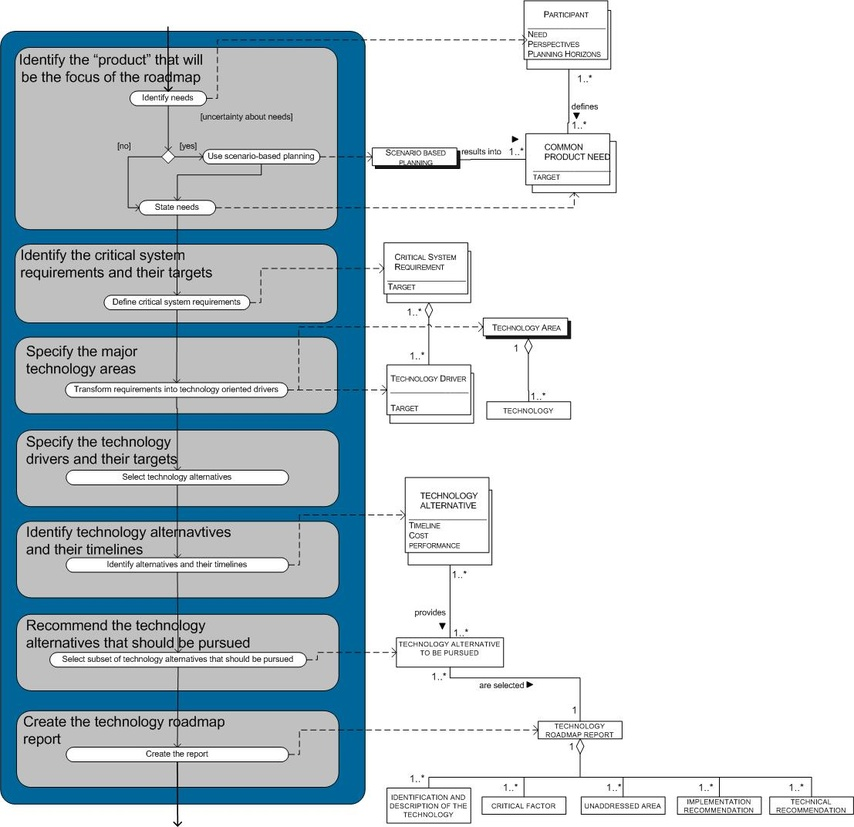
#> input picture inputs/blind_test_set/phase23_process_data_model.jpg, 854 x 827 px, shrunk from 1107 x 1072 before the run
$ python -i text_layers.py   (imports and definitions only)
#> lines starting #> are read from the running program, lines starting #| are printed output that depends on the picture; after the words box and inside, x2 and y2 are one past the last pixel; in counts of white or black regions, pixels touching at a corner belong together
#> further down, picture is the input picture: shape (827, 854, 3); mean B, G, R 218.7, 213.5, 203.4
"""Text and graphics layer separation helpers."""

from __future__ import annotations

from dataclasses import dataclass
from pathlib import Path
from typing import Union

import cv2
import numpy as np

from .image_io import read_image, write_image


ImageInput = Union[Path, np.ndarray]


@dataclass(slots=True)
class TextGraphicLayers:
    """Separated raster layers used by the pipeline."""

    text_mask: np.ndarray
    text_layer: np.ndarray
    graphic_layer: np.ndarray


def separate_text_graphics(image_input: ImageInput) -> TextGraphicLayers:
    """Split an image into text-focused and graphics-focused layers."""

    image = _load_color_image(image_input)
    gray = cv2.cvtColor(image, cv2.COLOR_BGR2GRAY)
    thresholded = cv2.adaptiveThreshold(
        gray,
        255,
        cv2.ADAPTIVE_THRESH_GAUSSIAN_C,
        cv2.THRESH_BINARY_INV,
        31,
        11,
    )
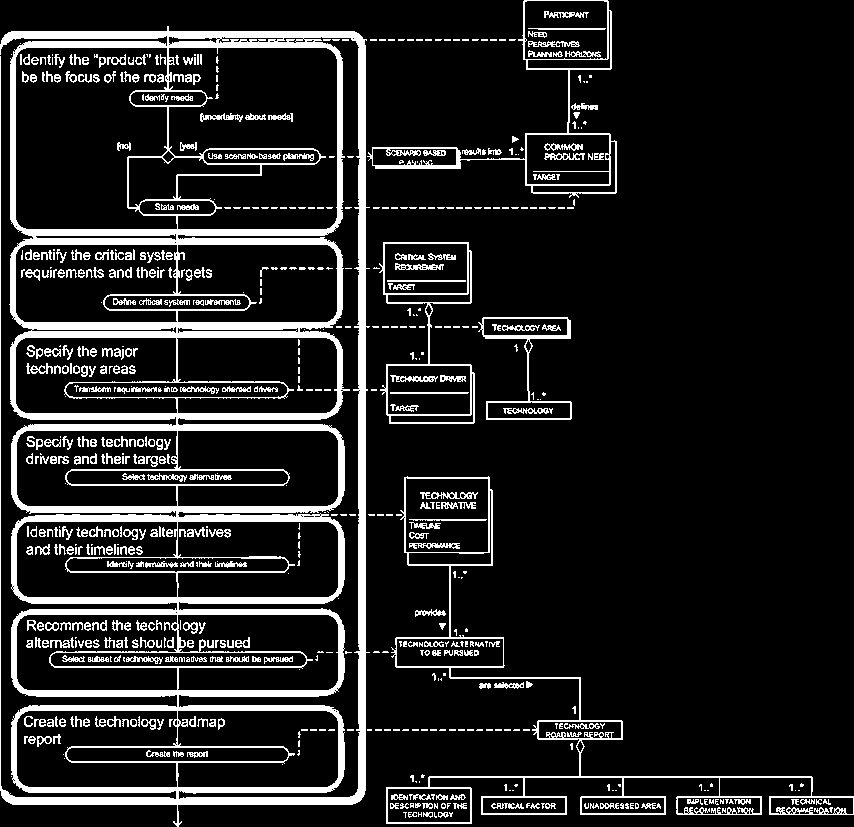
#> thresholded: shape (827, 854); 13.1% white; 686 white regions (325 under 20 px), largest, box (x1, y1, x2, y2) and area: (0, 26, 370, 827) 57858, (386, 476, 854, 824) 5946, (367, 0, 617, 198) 2689
    dilate_kernel = cv2.getStructuringElement(cv2.MORPH_RECT, _text_dilate_kernel(image.shape[1], image.shape[0]))
#> dilate_kernel = [[1, 1, 1], [1, 1, 1], [1, 1, 1]]
    connected = cv2.dilate(thresholded, dilate_kernel, iterations=1)
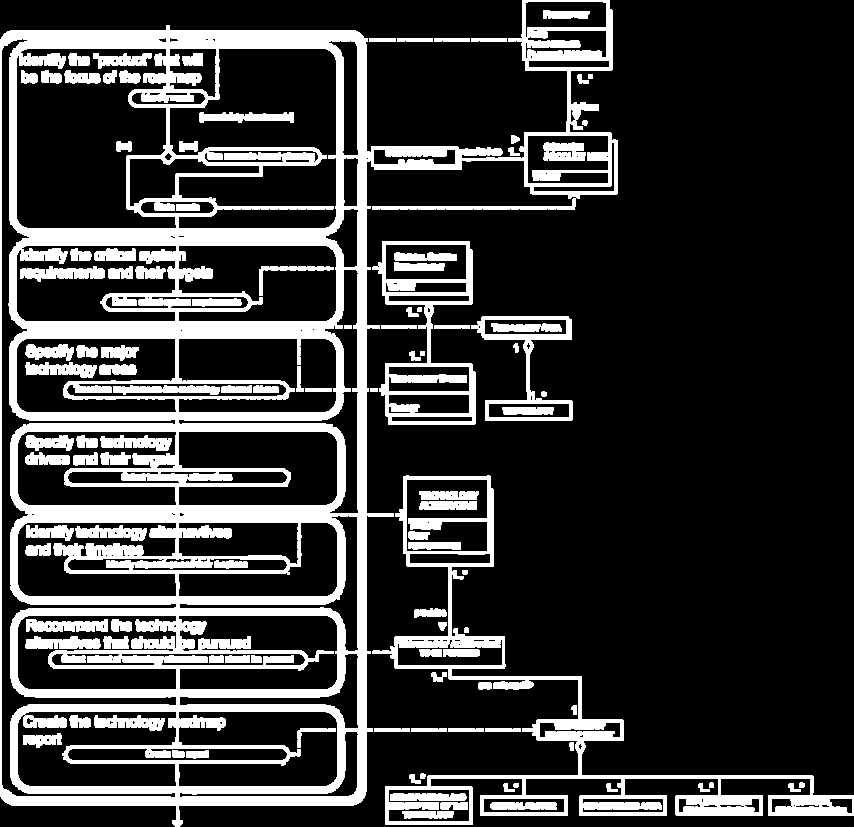
#> connected: shape (827, 854); 22.3% white; 112 white regions
    contours, _ = cv2.findContours(connected, cv2.RETR_EXTERNAL, cv2.CHAIN_APPROX_SIMPLE)
#> contours = 43 contours, 7 with area under 20; largest, box (x1, y1, x2, y2) and area: (0, 0, 618, 827) 299450, (372, 475, 854, 825) 26488, (372, 241, 476, 425) 11448, (471, 316, 573, 421) 4154, (414, 608, 447, 618) 216

    text_mask = np.zeros_like(gray)
    image_area = max(image.shape[0] * image.shape[1], 1)
#> image_area = 706258
    fallback_used = False
    for contour in contours:
        x, y, width, height = cv2.boundingRect(contour)
        if not _looks_like_text_bbox(width, height, image.shape[1], image.shape[0], image_area):
            continue
        cv2.drawContours(text_mask, [contour], -1, 255, -1)
#> this loop made 43 passes
#> (x, y, width, height, aspect_ratio in _looks_like_text_bbox) on passes 1, 2, 3, 5, 6, 8, 9, 15, 16, 17, 19, 20: (788, 783, 13, 9, 1.44), (698, 783, 12, 9, 1.33), (606, 783, 12, 9, 1.33), (503, 783, 12, 9, 1.33), (799, 782, 6, 6, 1), (409, 774, 12, 10, 1.2), (420, 773, 6, 6, 1), (571, 705, 6, 10, 0.6), (478, 682, 14, 8, 1.75), (431, 672, 16, 10, 1.6), (438, 622, 9, 9, 1), (414, 608, 33, 10, 3.3)
#> (x, y, width, height) on passes 4, 7, 10, 11, 12, 13: (513, 783, 6, 5), (709, 782, 5, 6), (569, 742, 5, 9), (485, 728, 36, 4), (448, 728, 36, 4), (411, 728, 36, 4)
#> text_mask: shape (827, 854); 0.2% white; 20 white regions, largest, box (x1, y1, x2, y2) and area: (414, 608, 447, 618) 255, (478, 682, 492, 690) 103, (431, 672, 447, 682) 101

    if not np.any(text_mask):
        text_mask = _fallback_text_mask(gray)
        fallback_used = bool(np.any(text_mask))

    dilation_kernel = np.ones((2, 2), dtype=np.uint8)
    refined_mask = cv2.dilate(text_mask, dilation_kernel, iterations=1)
#> refined_mask: shape (827, 854); 0.26% white; 18 white regions, largest, box (x1, y1, x2, y2) and area: (414, 608, 448, 619) 307, (409, 773, 427, 785) 136, (431, 672, 448, 683) 134
    text_layer = cv2.bitwise_and(image, image, mask=refined_mask)
    graphic_mask = cv2.erode(text_mask, np.ones((3, 3), dtype=np.uint8), iterations=1) if np.any(text_mask) else refined_mask
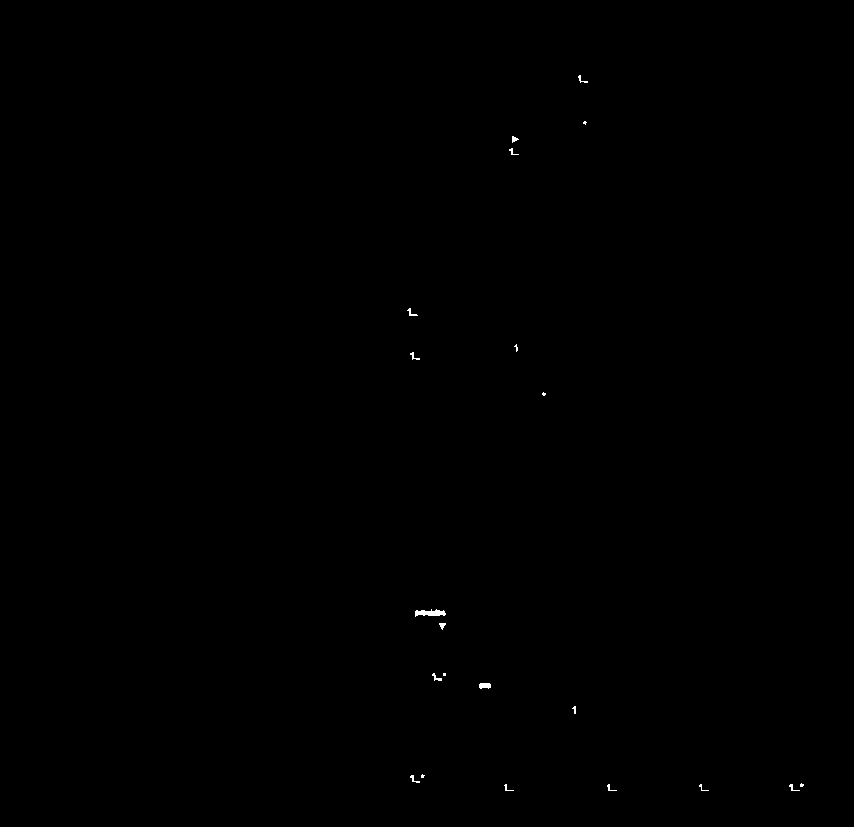
#> graphic_mask: shape (827, 854); 0.09% white; 21 white regions (8 under 20 px), largest, box (x1, y1, x2, y2) and area: (415, 609, 446, 617) 157, (479, 683, 491, 689) 61, (432, 673, 442, 681) 34
    if np.any(text_mask) and not np.any(graphic_mask):
        graphic_mask = text_mask
    if np.any(graphic_mask):
        graphic_layer = _close_masked_graphics(image, graphic_mask, kernel_size=3 if fallback_used else 5)
    else:
        graphic_layer = image.copy()
    return TextGraphicLayers(
        text_mask=refined_mask,
        text_layer=text_layer,
        graphic_layer=graphic_layer,
    )


def _close_masked_graphics(image: np.ndarray, mask: np.ndarray, kernel_size: int) -> np.ndarray:
#> called with kernel_size = 5
    graphic_layer = image.copy()
    if not np.any(mask):
        return graphic_layer

    kernel_size = max(kernel_size | 1, 3)
    kernel = cv2.getStructuringElement(cv2.MORPH_ELLIPSE, (kernel_size, kernel_size))
#> kernel = [[0, 0, 1, 0, 0], [1, 1, 1, 1, 1], [1, 1, 1, 1, 1], [1, 1, 1, 1, 1], [0, 0, 1, 0, 0]]

    num_labels, labels, _stats, _ = cv2.connectedComponentsWithStats(
        np.where(mask > 0, 255, 0).astype(np.uint8),
        connectivity=8,
    )
#> labels: shape (827, 854) int32; 22 distinct labels, from 0 to 21
#> num_labels = 22
    for label in range(1, num_labels):
        component_mask = np.where(labels == label, 255, 0).astype(np.uint8)
        ring_mask = cv2.dilate(component_mask, kernel, iterations=1)
        ring_mask = cv2.subtract(ring_mask, component_mask)
        ring_pixels = image[ring_mask > 0]
        if ring_pixels.size == 0:
            continue

        quantized = np.clip(((ring_pixels.astype(np.int32) + 8) // 16) * 16, 0, 255)
        colors, counts = np.unique(quantized, axis=0, return_counts=True)
        dominant_quantized = colors[int(np.argmax(counts))]
        dominant_pixels = ring_pixels[np.all(quantized == dominant_quantized, axis=1)]
        dominant = np.median(dominant_pixels, axis=0).astype(np.uint8)
        color_delta = np.max(np.abs(image.astype(np.int16) - dominant.astype(np.int16)), axis=2)
        replace_mask = (component_mask > 0) & (color_delta >= 80)
        graphic_layer[replace_mask] = dominant
#> this loop made 21 passes
#> (colors, counts, dominant) on passes 1, 2, 4, 5, 7, 8, 11, 12: ([[224, 224, 224], [240, 240, 240], [255, 255, 255]], [1, 13, 61], [253, 253, 253]), ([[224, 224, 224], [240, 240, 240], [255, 255, 255]], [1, 4, 30], [254, 254, 254]), ([[224, 224, 224], [240, 240, 240], [255, 255, 255]], [3, 14, 53], [254, 254, 254]), ([[240, 240, 240], [255, 255, 255]], [8, 69], [253, 253, 253]), ([[224, 224, 224], [240, 240, 240], [255, 255, 255]], [1, 4, 69], [253, 253, 253]), ([[240, 240, 240], [255, 255, 255]], [7, 28], [253, 253, 253]), ([[224, 224, 224], [240, 240, 240], [255, 255, 255]], [3, 11, 60], [254, 254, 254]), ([[224, 224, 224], [240, 240, 240], [255, 255, 255]], [1, 11, 20], [254, 254, 254])
#> (counts, dominant) on passes 3, 9, 10: ([3, 10, 3, 37], [254, 254, 254]), ([1, 10, 25, 123], [254, 254, 254]), ([6, 2, 8, 42], [254, 254, 254])
#> pass 1, in _close_masked_graphics, `component_mask = np.where(labels == label, 255, 0).astype(np.uint8)`:
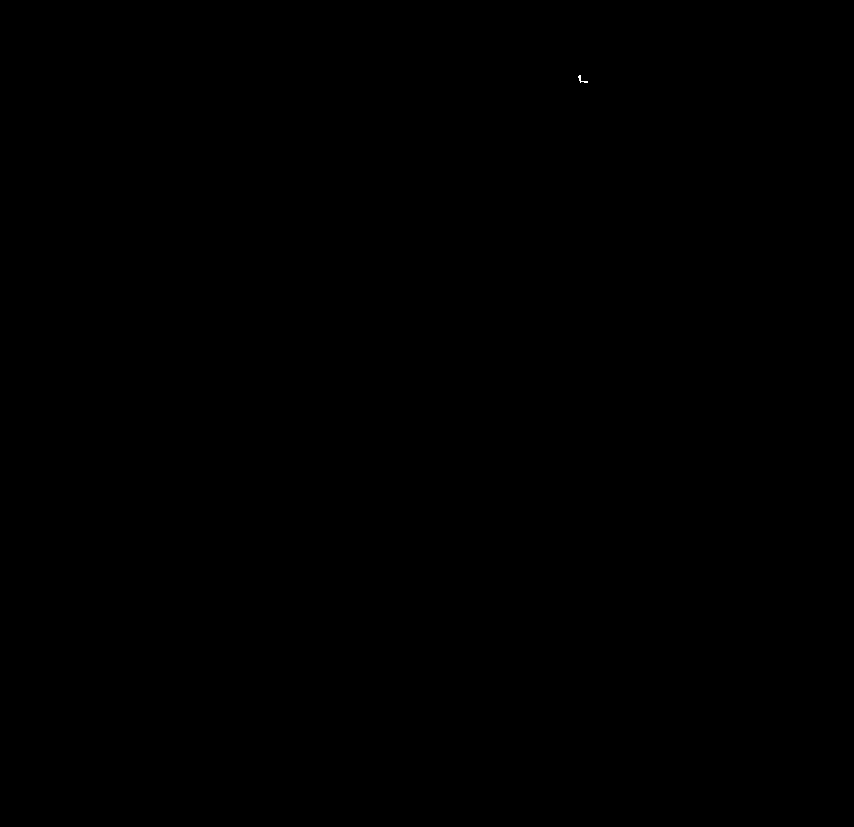
#> component_mask: shape (827, 854); 0% white in thin lines or dots, all inside (x1, y1, x2, y2) = (578, 75, 588, 83)
#> pass 1, in _close_masked_graphics, `color_delta = np.max(np.abs(image.astype(np.int16) - dominant.astype(n..`:
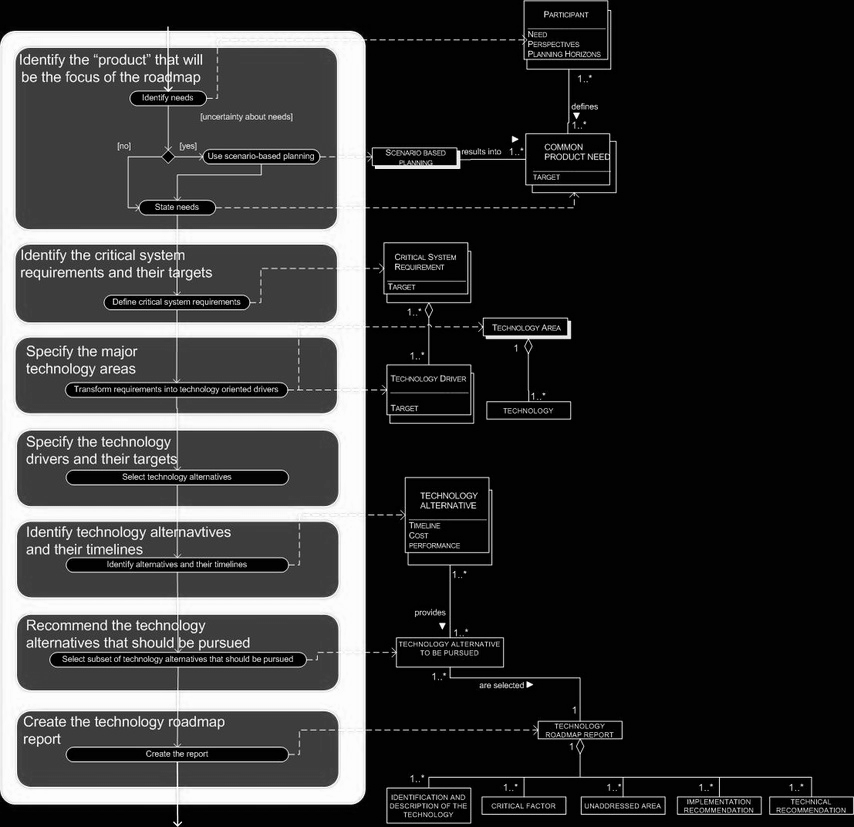
#> color_delta: shape (827, 854) int16; min 0, max 253, mean 51.8
#> after the loop: component_mask: shape (827, 854); 0% white in thin lines or dots, all inside (x1, y1, x2, y2) = (789, 784, 800, 791)
#> after the loop:
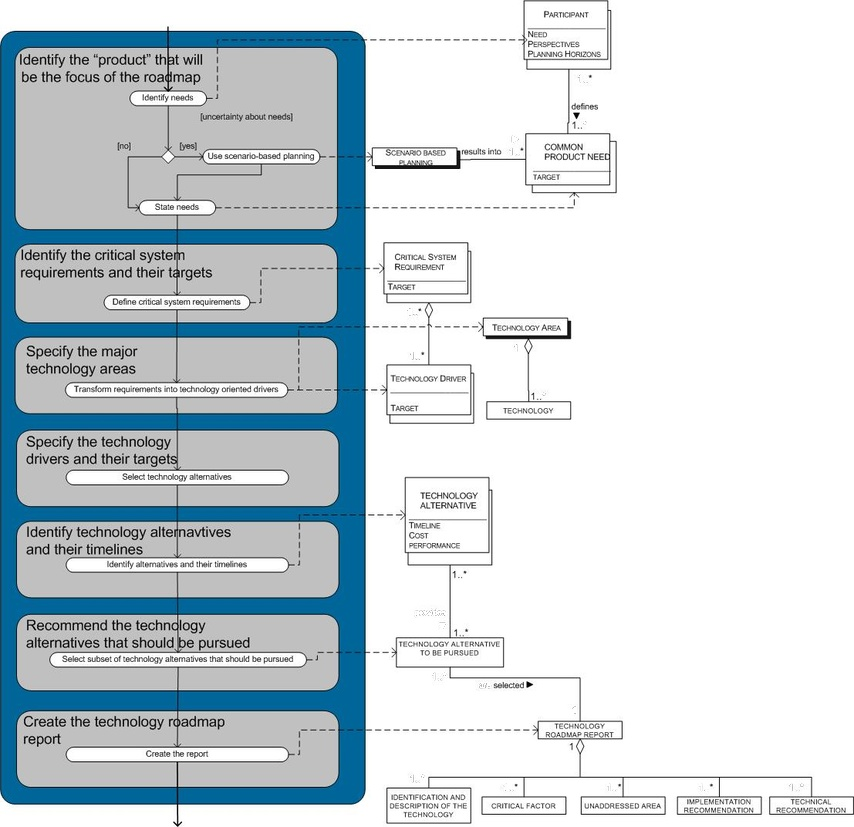
#> graphic_layer: shape (827, 854, 3); 0.05% of pixels changed, all inside (x1, y1, x2, y2) = (408, 75, 803, 791)

    return graphic_layer


# [7 lines left out: function write_text_graphic_layers, not called in this run]


def _looks_like_text_bbox(
    width: int,
    height: int,
    image_width: int,
    image_height: int,
    image_area: int,
) -> bool:
    if width < 6 or height < 6:
        return False
    if height > max(96, int(image_height * 0.12)):
        return False
    if width > int(image_width * 0.7):
        return False
    if width * height > image_area * 0.08:
        return False
    aspect_ratio = width / max(height, 1)
    return 0.6 <= aspect_ratio <= 20.0


def _text_dilate_kernel(image_width: int, image_height: int) -> tuple[int, int]:
    width = max(3, min(7, image_width // 250))
    height = max(3, min(5, image_height // 300))
    return (width, height)


# [38 lines left out: functions _fallback_text_mask, _looks_like_blackhat_glyph, not called in this run]


def _load_color_image(image_input: ImageInput) -> np.ndarray:
    if isinstance(image_input, np.ndarray):
        if image_input.ndim == 2:
            return cv2.cvtColor(image_input, cv2.COLOR_GRAY2BGR)
        return image_input
    image = read_image(Path(image_input), cv2.IMREAD_COLOR)
    if image is None:
        raise ValueError(f"Failed to read image: {image_input}")
    return image

>>> import cv2
>>> picture = cv2.imread('../../inputs/blind_test_set/phase23_process_data_model.jpg')
>>> result = separate_text_graphics(picture)
